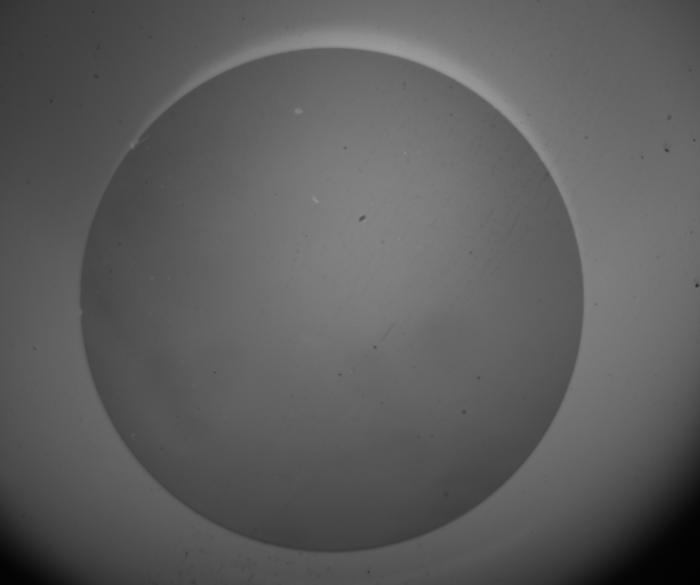
#> input picture Minimum error method/input/WuShuo/img_20N_05.jpg, 700 x 585 px, found by its file name
$ python cut_wushuo.py
#> lines starting #> are read from the running program, lines starting #| are printed output that depends on the picture
import numpy as np
import cv2
#用来切割.\Minimum error method\input\WuShuo_cut 的照片
if __name__ == "__main__":
    img = cv2.imread(r"Minimum error method\input\WuShuo\img_20N_05.jpg")
#> img is the input picture: shape (585, 700, 3); min 2, max 157, mean 92.8
    print(img.shape)
#| (585, 700, 3)
    img_cr = img[0:300,:,:,] #保留上半部分
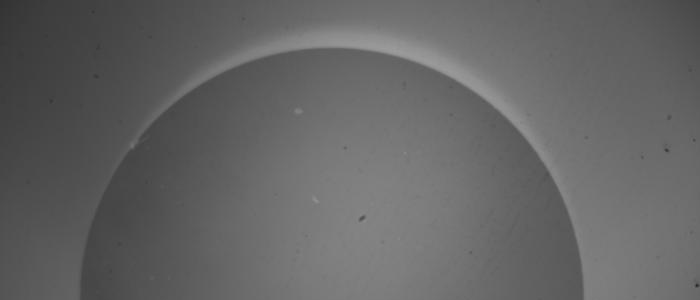
#> img_cr: shape (300, 700, 3); min 37, max 157, mean 100.3
    img_cr = img[300:550,60:600]
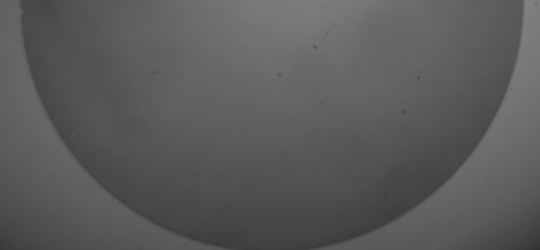
#> img_cr: shape (250, 540, 3); min 49, max 128, mean 90.7
    cv2.imwrite(r"Minimum error method\input\WuShuo_cut\img_20N_05_cut.jpg",img_cr)
    cv2.imshow("r",img_cr)
    cv2.waitKey(0)
